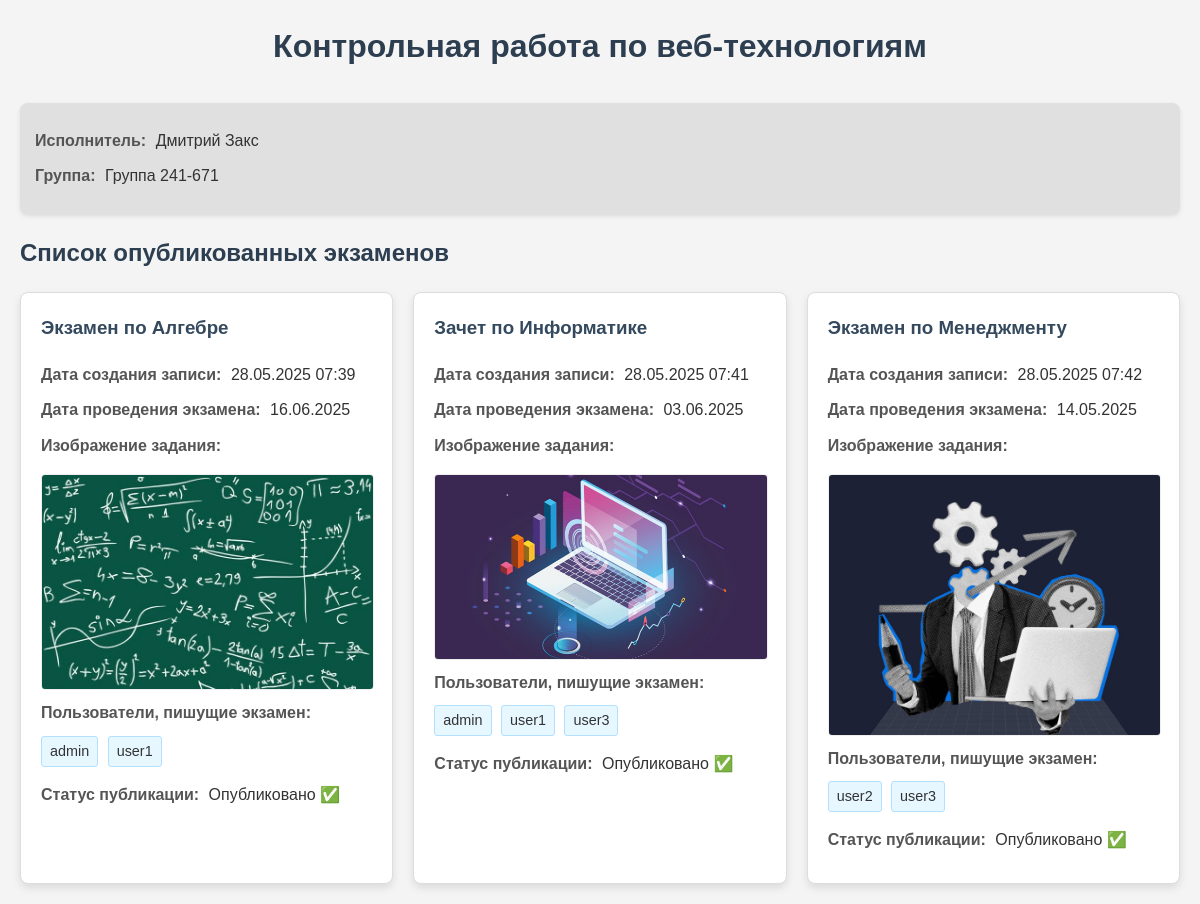
Page /webcontrol/dzexam/ on the committed database.
### webcontrol/models.py (models this page shows, shortened)
class DzExam(models.Model):
    title = models.CharField(max_length=200, verbose_name="Название экзамена")
    created_at = models.DateTimeField(auto_now_add=True, verbose_name="Дата создания записи")
    exam_date = models.DateField(verbose_name="Дата проведения экзамена")
    exam_image = models.ImageField(upload_to='exam_images/', blank=True, null=True, verbose_name="Изображение задания")
    examinees = models.ManyToManyField(User, verbose_name="Пользователи, пишущие экзамен")
    is_public = models.BooleanField(default=False, verbose_name="Опубликовано")
    class Meta:
        verbose_name = "Экзамен ДЗ"
        verbose_name_plural = "Экзамены ДЗ"

### webcontrol/views.py (the view)
# urls.py: path('dzexam/', views.dz_exam_list, name='dzexam_list'),
def dz_exam_list(request):
    published_exams = DzExam.objects.filter(is_public=True).order_by('-exam_date')
    context = {
        'full_name': 'Дмитрий Закс',
        'group_number': 'Группа 241-671',
        'exams': published_exams
    }
    return render(request, 'webcontrol/dzexam_list.html', context)

### webcontrol/templates/webcontrol/dzexam_list.html (shortened to what this page needs)
<!DOCTYPE html>
<html lang="ru">
<head>
</head>
<body>
    <h1>Контрольная работа по веб-технологиям</h1>
    <div class="info-block">
        <p><span class="exam-label">Исполнитель:</span> {{ full_name }}</p>
        <p><span class="exam-label">Группа:</span> {{ group_number }}</p>
    </div>
    <h2>Список опубликованных экзаменов</h2>
    {% if exams %}
        <div class="exam-container">
            {% for exam in exams %}
                <div class="exam-item">
                    <h3>{{ exam.title }}</h3>
                    <p><span class="exam-label">Дата создания записи:</span> {{ exam.created_at|date:"d.m.Y H:i" }}</p>
                    <p><span class="exam-label">Дата проведения экзамена:</span> {{ exam.exam_date|date:"d.m.Y" }}</p>
                    <p><span class="exam-label">Изображение задания:</span></p>
                    {% if exam.exam_image %}
                        <img src="{{ exam.exam_image.url }}" alt="Изображение задания к экзамену {{ exam.title }}" class="exam-image">
                    {% else %}
                        <p><em>(Изображение отсутствует)</em></p>
                    {% endif %}
                    <p><span class="exam-label">Пользователи, пишущие экзамен:</span></p>
                    {% if exam.examinees.all %}
                        <ul class="user-list">
                            {% for user in exam.examinees.all %}
                                <li>{{ user.get_full_name|default:user.username }}</li>
                            {% endfor %}
                        </ul>
                    {% else %}
                        <p><em>(Нет назначенных пользователей)</em></p>
                    {% endif %}
                    <p><span class="exam-label">Статус публикации:</span> {% if exam.is_public %}Опубликовано ✅{% else %}Не опубликовано ❌{% endif %}</p>
                </div>
            {% endfor %}
        </div>
    {% else %}
        <p class="no-exams">На данный момент нет опубликованных экзаменов.</p>
    {% endif %}
</body>
</html>

### webcontrol/templates/webcontrol/dzexam_list.html (style rules this page uses)
body { font-family: Arial, sans-serif; margin: 20px; line-height: 1.6; background-color: #f4f4f4; color: #333; }
h1, h2 { color: #2c3e50; }
h1 { text-align: center; margin-bottom: 30px; }
p { margin: 10px 0; }
.info-block { background-color: #e0e0e0; padding: 15px; border-radius: 8px; margin-bottom: 20px; box-shadow: 0 2px 4px rgba(0,0,0,0.1); }
.exam-container { display: grid; grid-template-columns: repeat(auto-fit, minmax(300px, 1fr)); gap: 20px; }
.exam-item { background-color: #ffffff; border: 1px solid #ddd; padding: 20px; border-radius: 8px; box-shadow: 0 4px 8px rgba(0,0,0,0.1); transition: transform 0.2s ease-in-out; }
.exam-item h3 { margin-top: 0; color: #34495e; }
.exam-label { font-weight: bold; margin-right: 5px; color: #555; }
.exam-image { max-width: 100%; height: auto; display: block; margin-top: 15px; border-radius: 4px; border: 1px solid #eee; }
.user-list { list-style: none; padding: 0; margin: 0; }
.user-list li { display: inline-block; background-color: #e6f7ff; border: 1px solid #b3e0ff; padding: 3px 8px; margin-right: 5px; margin-bottom: 5px; border-radius: 3px; font-size: 0.9em; }

### rows in the picture
DzExam: title "Экзамен по Алгебре", created_at "28.05.2025 07:39", exam_date "16.06.2025", exam_image (picture), is_public "Опубликовано ✅"
DzExam: title "Зачет по Информатике", created_at "28.05.2025 07:41", exam_date "03.06.2025", exam_image (picture), is_public "Опубликовано ✅"
DzExam: title "Экзамен по Менеджменту", created_at "28.05.2025 07:42", exam_date "14.05.2025", exam_image (picture), is_public "Опубликовано ✅"

### other values in the picture
{{ full_name }} "Дмитрий Закс"
{{ group_number }} "Группа 241-671"
{{ user.get_full_name|default:user.username }} "admin"
{{ user.get_full_name|default:user.username }} "user1"
{{ user.get_full_name|default:user.username }} "user3"
{{ user.get_full_name|default:user.username }} "user2"
